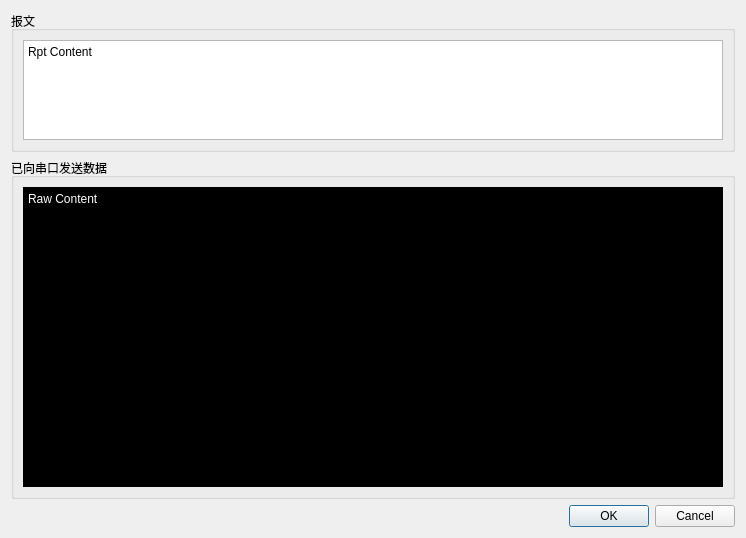
<?xml version="1.0" encoding="UTF-8"?>
<ui version="4.0">
 <class>send</class>
 <widget class="QDialog" name="send">
  <property name="geometry">
   <rect>
    <x>0</x>
    <y>0</y>
    <width>738</width>
    <height>488</height>
   </rect>
  </property>
  <property name="windowTitle">
   <string>发布报文</string>
  </property>
  <layout class="QVBoxLayout" name="verticalLayout">
   <property name="sizeConstraint">
    <enum>QLayout::SetFixedSize</enum>
   </property>
   <item>
    <widget class="QGroupBox" name="rpt_group">
     <property name="title">
      <string>报文</string>
     </property>
     <layout class="QVBoxLayout" name="verticalLayout_2">
      <item>
       <widget class="QTextEdit" name="rpt">
        <property name="minimumSize">
         <size>
          <width>700</width>
          <height>0</height>
         </size>
        </property>
        <property name="maximumSize">
         <size>
          <width>16777215</width>
          <height>100</height>
         </size>
        </property>
        <property name="html">
         <string>&lt;!DOCTYPE HTML PUBLIC &quot;-//W3C//DTD HTML 4.0//EN&quot; &quot;http://www.w3.org/TR/REC-html40/strict.dtd&quot;&gt;
&lt;html&gt;&lt;head&gt;&lt;meta name=&quot;qrichtext&quot; content=&quot;1&quot; /&gt;&lt;style type=&quot;text/css&quot;&gt;
p, li { white-space: pre-wrap; }
&lt;/style&gt;&lt;/head&gt;&lt;body style=&quot; font-family:'SimSun'; font-size:9pt; font-weight:400; font-style:normal;&quot;&gt;
&lt;p style=&quot; margin-top:12px; margin-bottom:12px; margin-left:0px; margin-right:0px; -qt-block-indent:0; text-indent:0px;&quot;&gt;Rpt Content&lt;/p&gt;&lt;/body&gt;&lt;/html&gt;</string>
        </property>
        <property name="textInteractionFlags">
         <set>Qt::TextSelectableByKeyboard|Qt::TextSelectableByMouse</set>
        </property>
       </widget>
      </item>
     </layout>
    </widget>
   </item>
   <item>
    <widget class="QGroupBox" name="raw_group">
     <property name="title">
      <string>已向串口发送数据</string>
     </property>
     <layout class="QVBoxLayout" name="verticalLayout_3">
      <item>
       <widget class="QTextEdit" name="raw">
        <property name="minimumSize">
         <size>
          <width>700</width>
          <height>300</height>
         </size>
        </property>
        <property name="styleSheet">
         <string notr="true">background-color: rgb(0, 0, 0);
color: rgb(255, 255, 255);</string>
        </property>
        <property name="html">
         <string>&lt;!DOCTYPE HTML PUBLIC &quot;-//W3C//DTD HTML 4.0//EN&quot; &quot;http://www.w3.org/TR/REC-html40/strict.dtd&quot;&gt;
&lt;html&gt;&lt;head&gt;&lt;meta name=&quot;qrichtext&quot; content=&quot;1&quot; /&gt;&lt;style type=&quot;text/css&quot;&gt;
p, li { white-space: pre-wrap; }
&lt;/style&gt;&lt;/head&gt;&lt;body style=&quot; font-family:'SimSun'; font-size:9pt; font-weight:400; font-style:normal;&quot;&gt;
&lt;p style=&quot; margin-top:12px; margin-bottom:12px; margin-left:0px; margin-right:0px; -qt-block-indent:0; text-indent:0px;&quot;&gt;Raw Content&lt;/p&gt;&lt;/body&gt;&lt;/html&gt;</string>
        </property>
       </widget>
      </item>
     </layout>
    </widget>
   </item>
   <item>
    <widget class="QDialogButtonBox" name="button_box">
     <property name="orientation">
      <enum>Qt::Horizontal</enum>
     </property>
     <property name="standardButtons">
      <set>QDialogButtonBox::Cancel|QDialogButtonBox::Ok</set>
     </property>
    </widget>
   </item>
  </layout>
 </widget>
 <resources/>
 <connections>
  <connection>
   <sender>button_box</sender>
   <signal>rejected()</signal>
   <receiver>send</receiver>
   <slot>reject()</slot>
   <hints>
    <hint type="sourcelabel">
     <x>316</x>
     <y>260</y>
    </hint>
    <hint type="destinationlabel">
     <x>286</x>
     <y>274</y>
    </hint>
   </hints>
  </connection>
 </connections>
</ui>
